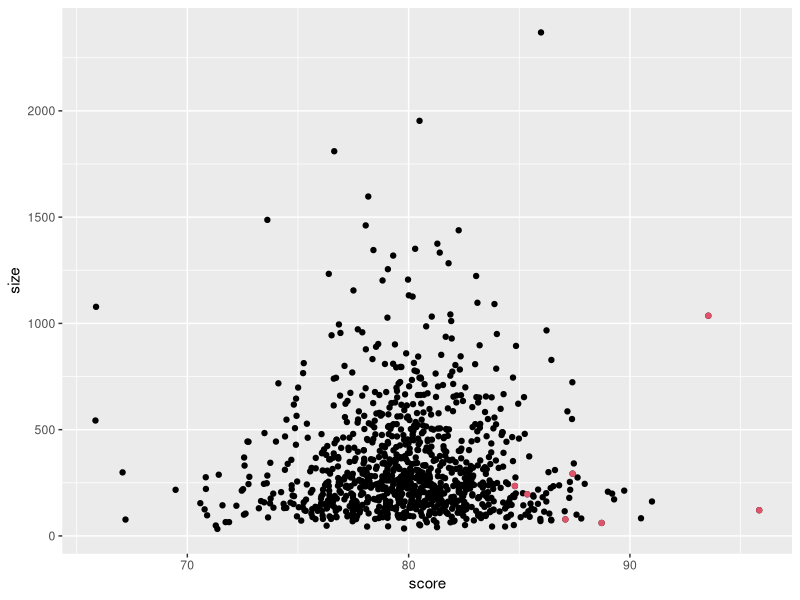
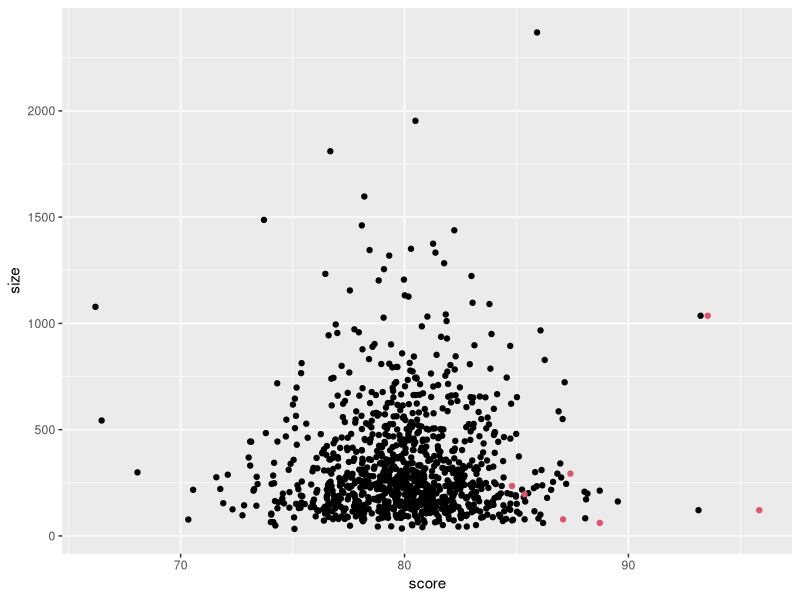
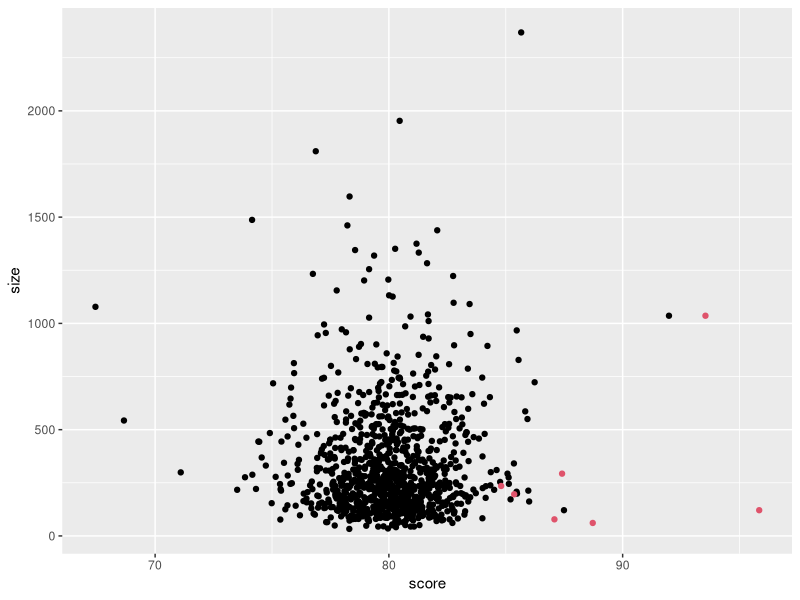

Here is the R script that generated these plots, in order:
library(dslabs)
library(tidyverse)
library(dplyr)


options(digits=7)
set.seed(1986, sample.kind="Rounding")

n <- round(2^rnorm(1000, 8, 1))

#creating quality of schools

set.seed(1, sample.kind="Rounding")
mu <- round(80 + 2*rt(1000, 5))
range(mu)
schools <- data.frame(id = paste("PS",1:1000),
                      size = n,
                      quality = mu,
                      rank = rank(-mu))




#assigning normally distributed test scores based on the school quality

set.seed(1, sample.kind="Rounding")
mu <- round(80 + 2*rt(1000, 5))

scores <- sapply(1:nrow(schools), function(i){
  scores <- rnorm(schools$size[i], schools$quality[i], 30)
  scores
})
str(scores)


schools <- schools %>% mutate(score = sapply(scores, mean))
schools

#find top to schools based on average score
top10<-schools%>% top_n(10,score) %>% arrange(desc(score))

#find the worst10 schol
worst10<-schools%>% top_n(10,-score) %>% arrange((score))
worst10

#median school size between overall and top10 and worst
median(top10$size)
median(schools$size)
median(worst10$size)

schools%>%ggplot(aes(score,size))+
  geom_point()+
  geom_point(data = filter(schools, rank<=10), col = 2)
#we see that smaller sized features create more variability.
#lets regularize the dataset
#overall means

overall <- mean(sapply(scores, mean))
overall
alpha<-25
schools_reg <- schools %>% 
  mutate(score = sapply(scores, function(x) overall+sum(x-overall)/(length(x)+alpha)))
top10_reg<-schools_reg%>% top_n(10,score) %>% arrange(desc(score))

top10_reg

schools_reg%>%ggplot(aes(score,size))+
  geom_point()+
  geom_point(data = filter(schools, rank<=10), col = 2)
#the above analysis ensures that regulization works a bit but want to find an apt alpha value.

#now let us write a function to see which could be a best alpha value.
head(schools_reg)

RMSE<- function(true_ratings, predicted_ratings){
  sqrt(mean((true_ratings - predicted_ratings)^2))
}

rmse_reg <- RMSE(schools_reg$score, overall)
rmse_reg
schools$quality
alpha_index<-seq(10,250,1)
alpha_index
rmse_reg_index<-sapply(alpha_index,function(y){
  
  
  schools_reg_index <- schools %>% 
    mutate(score = sapply(scores, function(x) sum(x)/(length(x)+y)))
  schools_reg_index
  
  rmse_reg_index <- RMSE(schools_reg_index$score, schools_reg_index$quality)
  rmse_reg_index
  
})


str(rmse_reg_index)
str(alpha_index)

df_result<-data.frame(alpha_values=alpha_index,rmse_values=rmse_reg_index)

df_result%>%arrange(rmse_reg_index)
#this reveals that 135 is the optimized alpha value.

#best value alpha is applied


overall <- mean(sapply(scores, mean))
overall
alpha<-135
schools_reg <- schools %>% 
  mutate(score = sapply(scores, function(x) overall+sum(x-overall)/(length(x)+alpha)))
top10_reg<-schools_reg%>% top_n(10,score) %>% arrange(desc(score))

top10_reg

schools_reg%>%ggplot(aes(score,size))+
  geom_point()+
  geom_point(data = filter(schools, rank<=10), col = 2)
